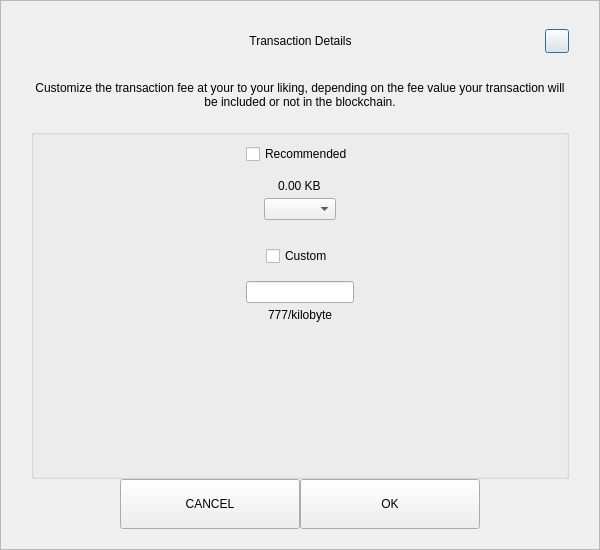
<?xml version="1.0" encoding="UTF-8"?>
<ui version="4.0">
 <class>SendCustomFeeDialog</class>
 <widget class="QDialog" name="SendCustomFeeDialog">
  <property name="geometry">
   <rect>
    <x>0</x>
    <y>0</y>
    <width>600</width>
    <height>550</height>
   </rect>
  </property>
  <property name="windowTitle">
   <string>Form</string>
  </property>
  <layout class="QVBoxLayout" name="verticalLayout_3">
   <property name="spacing">
    <number>0</number>
   </property>
   <property name="leftMargin">
    <number>0</number>
   </property>
   <property name="topMargin">
    <number>0</number>
   </property>
   <property name="rightMargin">
    <number>0</number>
   </property>
   <property name="bottomMargin">
    <number>0</number>
   </property>
   <item>
    <widget class="QFrame" name="frame">
     <property name="styleSheet">
      <string notr="true"/>
     </property>
     <property name="frameShape">
      <enum>QFrame::StyledPanel</enum>
     </property>
     <property name="frameShadow">
      <enum>QFrame::Raised</enum>
     </property>
     <layout class="QVBoxLayout" name="verticalLayout_2">
      <property name="spacing">
       <number>0</number>
      </property>
      <property name="leftMargin">
       <number>30</number>
      </property>
      <property name="topMargin">
       <number>20</number>
      </property>
      <property name="rightMargin">
       <number>30</number>
      </property>
      <property name="bottomMargin">
       <number>20</number>
      </property>
      <item>
       <layout class="QHBoxLayout" name="horizontalLayout_3">
        <property name="spacing">
         <number>0</number>
        </property>
        <item>
         <spacer name="horizontalSpacer_21">
          <property name="orientation">
           <enum>Qt::Horizontal</enum>
          </property>
          <property name="sizeHint" stdset="0">
           <size>
            <width>40</width>
            <height>20</height>
           </size>
          </property>
         </spacer>
        </item>
        <item>
         <widget class="QLabel" name="labelTitle">
          <property name="minimumSize">
           <size>
            <width>0</width>
            <height>40</height>
           </size>
          </property>
          <property name="maximumSize">
           <size>
            <width>16777215</width>
            <height>40</height>
           </size>
          </property>
          <property name="styleSheet">
           <string notr="true">padding-left:24px;</string>
          </property>
          <property name="text">
           <string>Transaction Details</string>
          </property>
          <property name="alignment">
           <set>Qt::AlignCenter</set>
          </property>
          <property name="margin">
           <number>7</number>
          </property>
         </widget>
        </item>
        <item>
         <spacer name="horizontalSpacer">
          <property name="orientation">
           <enum>Qt::Horizontal</enum>
          </property>
          <property name="sizeHint" stdset="0">
           <size>
            <width>40</width>
            <height>20</height>
           </size>
          </property>
         </spacer>
        </item>
        <item>
         <widget class="QPushButton" name="btnEsc">
          <property name="minimumSize">
           <size>
            <width>24</width>
            <height>24</height>
           </size>
          </property>
          <property name="maximumSize">
           <size>
            <width>24</width>
            <height>24</height>
           </size>
          </property>
          <property name="text">
           <string/>
          </property>
         </widget>
        </item>
       </layout>
      </item>
      <item>
       <spacer name="verticalSpacer_2">
        <property name="orientation">
         <enum>Qt::Vertical</enum>
        </property>
        <property name="sizeType">
         <enum>QSizePolicy::Fixed</enum>
        </property>
        <property name="sizeHint" stdset="0">
         <size>
          <width>20</width>
          <height>20</height>
         </size>
        </property>
       </spacer>
      </item>
      <item>
       <widget class="QLabel" name="labelMessage">
        <property name="text">
         <string>Customize the transaction fee at your to your liking, depending on the fee value your transaction will be included or not in the blockchain.</string>
        </property>
        <property name="alignment">
         <set>Qt::AlignCenter</set>
        </property>
        <property name="wordWrap">
         <bool>true</bool>
        </property>
       </widget>
      </item>
      <item>
       <spacer name="verticalSpacer_3">
        <property name="orientation">
         <enum>Qt::Vertical</enum>
        </property>
        <property name="sizeType">
         <enum>QSizePolicy::Fixed</enum>
        </property>
        <property name="sizeHint" stdset="0">
         <size>
          <width>20</width>
          <height>20</height>
         </size>
        </property>
       </spacer>
      </item>
      <item>
       <widget class="QGroupBox" name="groupBox">
        <property name="title">
         <string/>
        </property>
        <layout class="QVBoxLayout" name="verticalLayout">
         <property name="leftMargin">
          <number>12</number>
         </property>
         <property name="rightMargin">
          <number>12</number>
         </property>
         <item>
          <layout class="QVBoxLayout" name="verticalLayout_4">
           <property name="spacing">
            <number>5</number>
           </property>
           <item alignment="Qt::AlignHCenter">
            <widget class="QCheckBox" name="checkBoxRecommended">
             <property name="text">
              <string>Recommended</string>
             </property>
            </widget>
           </item>
           <item>
            <spacer name="verticalSpacer_5">
             <property name="orientation">
              <enum>Qt::Vertical</enum>
             </property>
             <property name="sizeType">
              <enum>QSizePolicy::Fixed</enum>
             </property>
             <property name="sizeHint" stdset="0">
              <size>
               <width>20</width>
               <height>10</height>
              </size>
             </property>
            </spacer>
           </item>
           <item alignment="Qt::AlignHCenter">
            <widget class="QLabel" name="labelFee">
             <property name="text">
              <string>0.00 KB</string>
             </property>
            </widget>
           </item>
           <item alignment="Qt::AlignHCenter">
            <widget class="QComboBox" name="comboBoxRecommended"/>
           </item>
          </layout>
         </item>
         <item>
          <spacer name="verticalSpacer">
           <property name="orientation">
            <enum>Qt::Vertical</enum>
           </property>
           <property name="sizeType">
            <enum>QSizePolicy::Fixed</enum>
           </property>
           <property name="sizeHint" stdset="0">
            <size>
             <width>20</width>
             <height>20</height>
            </size>
           </property>
          </spacer>
         </item>
         <item>
          <layout class="QVBoxLayout" name="verticalLayout_5">
           <property name="spacing">
            <number>5</number>
           </property>
           <item alignment="Qt::AlignHCenter">
            <widget class="QCheckBox" name="checkBoxCustom">
             <property name="text">
              <string>Custom</string>
             </property>
            </widget>
           </item>
           <item>
            <spacer name="verticalSpacer_6">
             <property name="orientation">
              <enum>Qt::Vertical</enum>
             </property>
             <property name="sizeType">
              <enum>QSizePolicy::Fixed</enum>
             </property>
             <property name="sizeHint" stdset="0">
              <size>
               <width>20</width>
               <height>10</height>
              </size>
             </property>
            </spacer>
           </item>
           <item alignment="Qt::AlignHCenter">
            <widget class="QLineEdit" name="lineEditCustomFee"/>
           </item>
           <item alignment="Qt::AlignHCenter">
            <widget class="QLabel" name="labelCustomFee">
             <property name="text">
              <string>777/kilobyte</string>
             </property>
            </widget>
           </item>
          </layout>
         </item>
         <item>
          <spacer name="verticalSpacer_4">
           <property name="orientation">
            <enum>Qt::Vertical</enum>
           </property>
           <property name="sizeHint" stdset="0">
            <size>
             <width>20</width>
             <height>40</height>
            </size>
           </property>
          </spacer>
         </item>
        </layout>
       </widget>
      </item>
      <item>
       <layout class="QHBoxLayout" name="horizontalLayout" stretch="1,2,2,1">
        <item>
         <spacer name="horizontalSpacer1">
          <property name="orientation">
           <enum>Qt::Horizontal</enum>
          </property>
          <property name="sizeHint" stdset="0">
           <size>
            <width>40</width>
            <height>20</height>
           </size>
          </property>
         </spacer>
        </item>
        <item>
         <widget class="QPushButton" name="btnCancel">
          <property name="minimumSize">
           <size>
            <width>180</width>
            <height>50</height>
           </size>
          </property>
          <property name="focusPolicy">
           <enum>Qt::NoFocus</enum>
          </property>
          <property name="text">
           <string>CANCEL</string>
          </property>
         </widget>
        </item>
        <item>
         <widget class="QPushButton" name="btnSave">
          <property name="minimumSize">
           <size>
            <width>180</width>
            <height>50</height>
           </size>
          </property>
          <property name="focusPolicy">
           <enum>Qt::NoFocus</enum>
          </property>
          <property name="text">
           <string>OK</string>
          </property>
         </widget>
        </item>
        <item>
         <spacer name="horizontalSpacer_2">
          <property name="orientation">
           <enum>Qt::Horizontal</enum>
          </property>
          <property name="sizeHint" stdset="0">
           <size>
            <width>40</width>
            <height>20</height>
           </size>
          </property>
         </spacer>
        </item>
       </layout>
      </item>
     </layout>
    </widget>
   </item>
  </layout>
 </widget>
 <resources/>
 <connections/>
</ui>
